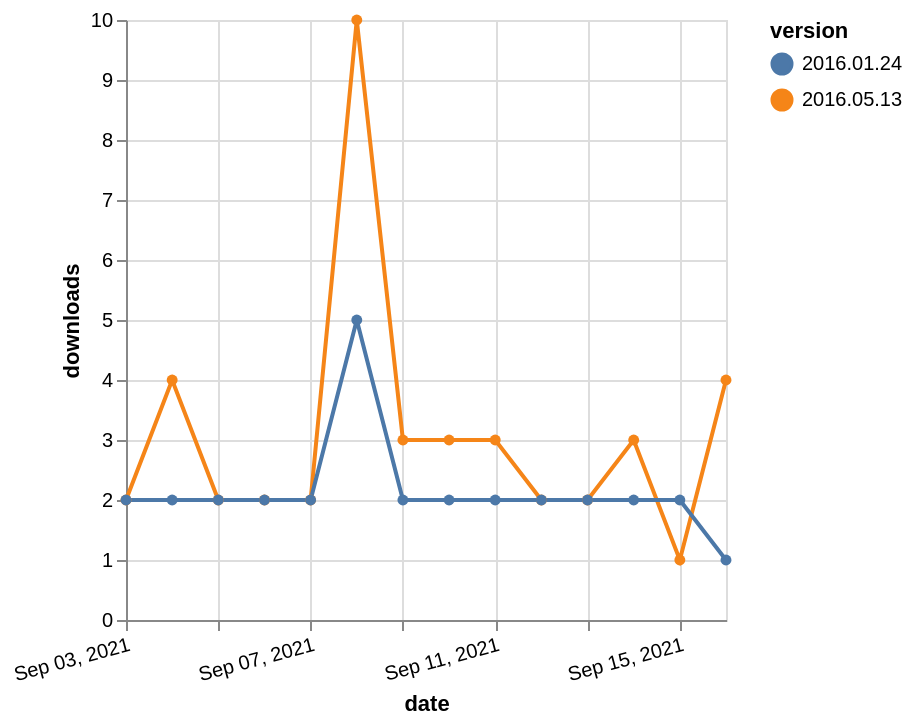

The specification (Vega-Lite) saved for this image:
### Vega-Lite specification from a JSON file in a GitHub repository (floating-point values rounded to 4 significant figures)
{"$schema": "https://vega.github.io/schema/vega-lite/v5.json", "description": "A simple bar chart with embedded data.", "data": {"values": [{"date": "2021-09-03", "total": 10960, "delta": 2, "version": "2016.05.13"}, {"date": "2021-09-04", "total": 10964, "delta": 4, "version": "2016.05.13"}, {"date": "2021-09-05", "total": 10966, "delta": 2, "version": "2016.05.13"}, {"date": "2021-09-06", "total": 10968, "delta": 2, "version": "2016.05.13"}, {"date": "2021-09-07", "total": 10970, "delta": 2, "version": "2016.05.13"}, {"date": "2021-09-08", "total": 10980, "delta": 10, "version": "2016.05.13"}, {"date": "2021-09-09", "total": 10983, "delta": 3, "version": "2016.05.13"}, {"date": "2021-09-10", "total": 10986, "delta": 3, "version": "2016.05.13"}, {"date": "2021-09-11", "total": 10989, "delta": 3, "version": "2016.05.13"}, {"date": "2021-09-12", "total": 10991, "delta": 2, "version": "2016.05.13"}, {"date": "2021-09-13", "total": 10993, "delta": 2, "version": "2016.05.13"}, {"date": "2021-09-14", "total": 10996, "delta": 3, "version": "2016.05.13"}, {"date": "2021-09-15", "total": 10997, "delta": 1, "version": "2016.05.13"}, {"date": "2021-09-16", "total": 11001, "delta": 4, "version": "2016.05.13"}, {"date": "2021-09-03", "total": 3420, "delta": 2, "version": "2016.01.24"}, {"date": "2021-09-04", "total": 3422, "delta": 2, "version": "2016.01.24"}, {"date": "2021-09-05", "total": 3424, "delta": 2, "version": "2016.01.24"}, {"date": "2021-09-06", "total": 3426, "delta": 2, "version": "2016.01.24"}, {"date": "2021-09-07", "total": 3428, "delta": 2, "version": "2016.01.24"}, {"date": "2021-09-08", "total": 3433, "delta": 5, "version": "2016.01.24"}, {"date": "2021-09-09", "total": 3435, "delta": 2, "version": "2016.01.24"}, {"date": "2021-09-10", "total": 3437, "delta": 2, "version": "2016.01.24"}, {"date": "2021-09-11", "total": 3439, "delta": 2, "version": "2016.01.24"}, {"date": "2021-09-12", "total": 3441, "delta": 2, "version": "2016.01.24"}, {"date": "2021-09-13", "total": 3443, "delta": 2, "version": "2016.01.24"}, {"date": "2021-09-14", "total": 3445, "delta": 2, "version": "2016.01.24"}, {"date": "2021-09-15", "total": 3447, "delta": 2, "version": "2016.01.24"}, {"date": "2021-09-16", "total": 3448, "delta": 1, "version": "2016.01.24"}]}, "width": "container", "mark": {"type": "line", "point": {"filled": true}}, "encoding": {"x": {"field": "date", "type": "temporal", "timeUnit": "yearmonthdate", "title": "date", "axis": {"labelAngle": -15}}, "y": {"field": "delta", "type": "quantitative", "title": "downloads"}, "color": {"field": "version", "type": "nominal"}, "tooltip": {"field": "delta"}}}
